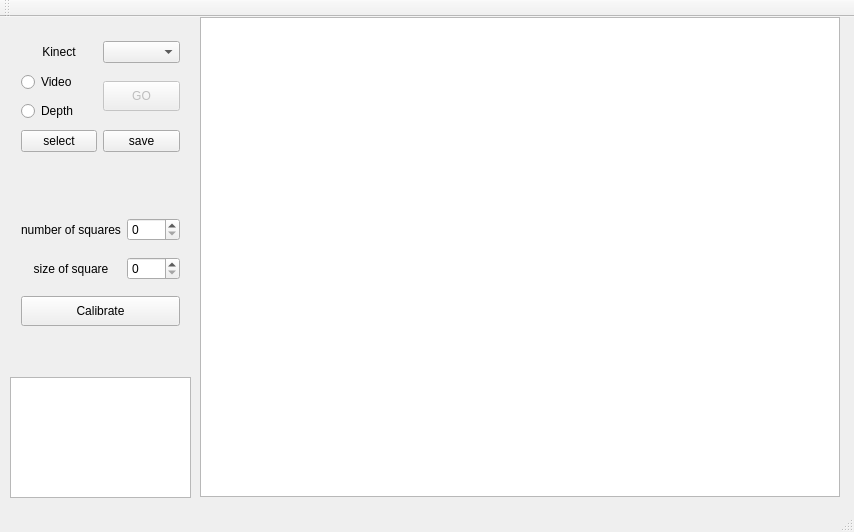
<?xml version="1.0" encoding="UTF-8"?>
<ui version="4.0">
 <class>MainWindow</class>
 <widget class="QMainWindow" name="MainWindow">
  <property name="geometry">
   <rect>
    <x>0</x>
    <y>0</y>
    <width>854</width>
    <height>532</height>
   </rect>
  </property>
  <property name="windowTitle">
   <string>Calibración</string>
  </property>
  <widget class="QWidget" name="centralWidget">
   <widget class="QGraphicsView" name="gvImg">
    <property name="geometry">
     <rect>
      <x>200</x>
      <y>0</y>
      <width>640</width>
      <height>480</height>
     </rect>
    </property>
    <property name="minimumSize">
     <size>
      <width>640</width>
      <height>480</height>
     </size>
    </property>
   </widget>
   <widget class="QWidget" name="layoutWidget">
    <property name="geometry">
     <rect>
      <x>10</x>
      <y>10</y>
      <width>181</width>
      <height>141</height>
     </rect>
    </property>
    <layout class="QGridLayout" name="grid_kinect">
     <item row="0" column="0">
      <widget class="QLabel" name="l_kinect">
       <property name="text">
        <string>Kinect</string>
       </property>
       <property name="alignment">
        <set>Qt::AlignCenter</set>
       </property>
      </widget>
     </item>
     <item row="0" column="1">
      <widget class="QComboBox" name="combo"/>
     </item>
     <item row="1" column="0">
      <widget class="QRadioButton" name="rb_video">
       <property name="text">
        <string>Video</string>
       </property>
       <property name="checkable">
        <bool>true</bool>
       </property>
       <property name="checked">
        <bool>false</bool>
       </property>
      </widget>
     </item>
     <item row="1" column="1" rowspan="2">
      <widget class="QPushButton" name="pb_go">
       <property name="enabled">
        <bool>false</bool>
       </property>
       <property name="sizePolicy">
        <sizepolicy hsizetype="Minimum" vsizetype="Maximum">
         <horstretch>0</horstretch>
         <verstretch>0</verstretch>
        </sizepolicy>
       </property>
       <property name="minimumSize">
        <size>
         <width>50</width>
         <height>30</height>
        </size>
       </property>
       <property name="text">
        <string>GO</string>
       </property>
       <property name="icon">
        <iconset>
         <normaloff>../../../Imágenes/iconos/essential-ui/png/direction4.png</normaloff>
         <normalon>../../../Imágenes/iconos/essential-ui/png/cross106.png</normalon>../../../Imágenes/iconos/essential-ui/png/direction4.png</iconset>
       </property>
       <property name="checkable">
        <bool>true</bool>
       </property>
      </widget>
     </item>
     <item row="2" column="0">
      <widget class="QRadioButton" name="rb_depth">
       <property name="text">
        <string>Depth</string>
       </property>
      </widget>
     </item>
     <item row="3" column="0">
      <widget class="QPushButton" name="pb_select">
       <property name="minimumSize">
        <size>
         <width>30</width>
         <height>20</height>
        </size>
       </property>
       <property name="text">
        <string>select</string>
       </property>
      </widget>
     </item>
     <item row="3" column="1">
      <widget class="QPushButton" name="pb_save">
       <property name="minimumSize">
        <size>
         <width>30</width>
         <height>20</height>
        </size>
       </property>
       <property name="text">
        <string>save</string>
       </property>
      </widget>
     </item>
    </layout>
   </widget>
   <widget class="QWidget" name="layoutWidget">
    <property name="geometry">
     <rect>
      <x>10</x>
      <y>180</y>
      <width>181</width>
      <height>151</height>
     </rect>
    </property>
    <layout class="QGridLayout" name="gridLayout">
     <item row="0" column="0">
      <widget class="QLabel" name="l_square">
       <property name="text">
        <string>number of squares</string>
       </property>
       <property name="alignment">
        <set>Qt::AlignCenter</set>
       </property>
      </widget>
     </item>
     <item row="0" column="1">
      <widget class="QSpinBox" name="spinBox"/>
     </item>
     <item row="1" column="0">
      <widget class="QLabel" name="l_sqSize">
       <property name="text">
        <string>size of square</string>
       </property>
       <property name="alignment">
        <set>Qt::AlignCenter</set>
       </property>
      </widget>
     </item>
     <item row="1" column="1">
      <widget class="QSpinBox" name="spinBox_2"/>
     </item>
     <item row="2" column="0" colspan="2">
      <widget class="QPushButton" name="pb_calibra">
       <property name="minimumSize">
        <size>
         <width>50</width>
         <height>30</height>
        </size>
       </property>
       <property name="text">
        <string>Calibrate</string>
       </property>
      </widget>
     </item>
    </layout>
   </widget>
   <widget class="QTextBrowser" name="textBrowser">
    <property name="geometry">
     <rect>
      <x>10</x>
      <y>360</y>
      <width>181</width>
      <height>121</height>
     </rect>
    </property>
   </widget>
  </widget>
  <widget class="QMenuBar" name="menuBar">
   <property name="geometry">
    <rect>
     <x>0</x>
     <y>0</y>
     <width>854</width>
     <height>15</height>
    </rect>
   </property>
  </widget>
  <widget class="QToolBar" name="mainToolBar">
   <attribute name="toolBarArea">
    <enum>TopToolBarArea</enum>
   </attribute>
   <attribute name="toolBarBreak">
    <bool>false</bool>
   </attribute>
  </widget>
  <widget class="QStatusBar" name="statusBar"/>
 </widget>
 <layoutdefault spacing="6" margin="11"/>
 <resources/>
 <connections/>
</ui>
